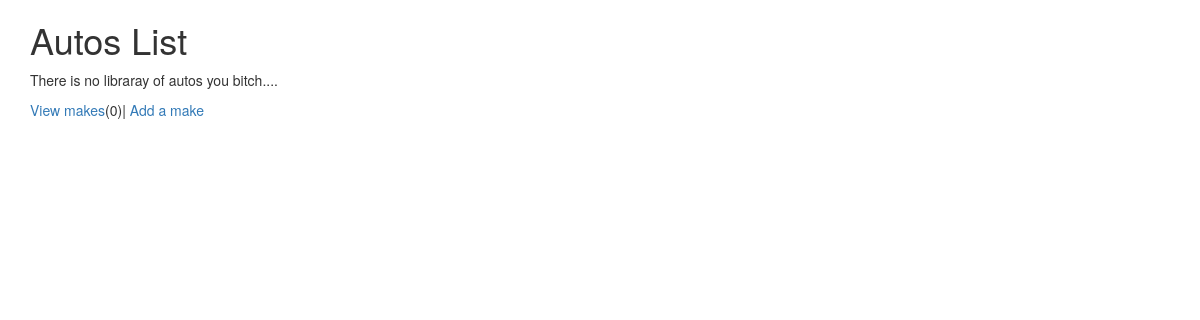
The app's page /autos/ (signed in), older data.
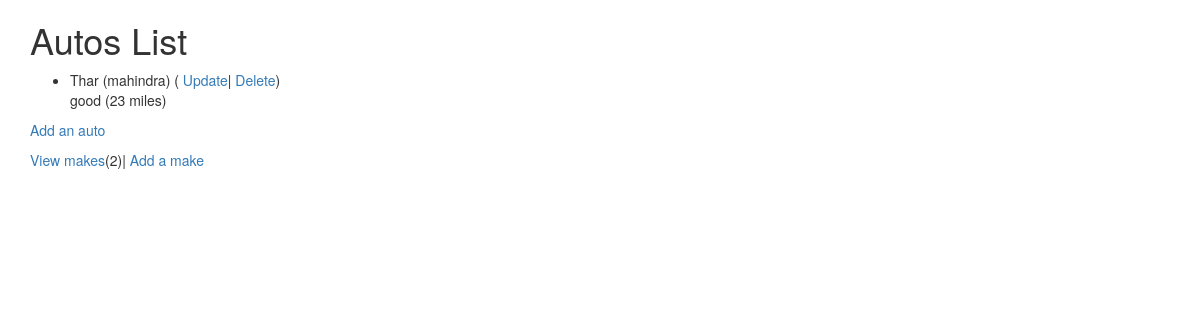
The same page, newer data.
### autos/models.py (models this page shows, shortened)
class Autos(models.Model):
    nickname = models.CharField(max_length=200,
        validators=[MinLengthValidator(2,"nickname should be long enough")]
        )
    mileage = models.PositiveIntegerField()
    comments = models.CharField(max_length=300)
    make = models.ForeignKey(Make,on_delete=models.CASCADE)

class Make(models.Model):
    name = models.CharField(help_text = 'Enter a make (eg. Maruti)', max_length=50,
    validators = [MinLengthValidator(2,"Make must be long enough")])
    def __str__(self):
        return self.name

### autos/views.py (the view)
# urls.py: path("",views.MainView.as_view(),name = "index"),
class MainView(LoginRequiredMixin,View):
    def get(self,request):
        mc = models.Make.objects.all().count()
        al = models.Autos.objects.all()
        ctx = {'make_count':mc,'autos_list':al}
        return render(request,'autos/autos_list.html',ctx)

### autos/templates/autos/autos_list.html
{% extends "base_bootstrap.html" %}
{% block content %}
<h1>
    Autos List
</h1>
{% if autos_list %}
<ul>
    {% for auto in autos_list %}
    <li>
    {{ auto.nickname }} ({{ auto.make }})
    ( <a href="{% url 'autos:autos_update' auto.pk %}">Update</a>|
    <a href="{% url 'autos:autos_delete' auto.pk %}">Delete</a>) <br>
    {{ auto.comments }} ({{ auto.mileage }} miles)
</li>
    {% endfor %}
</ul>
{% else %}
<p>There is no libraray of autos you bitch....</p>
{% endif %}
<p>
    {% if make_count > 0 %}
    <a href="{% url 'autos:autos_create' %}"> Add an auto</a>
    {% endif %}
</p>
<p>
    <a href="{% url 'autos:make_list' %}">View makes</a>({{ make_count}})|
    <a href="{% url 'autos:make_create' %}">Add a make</a>
</p>
{% endblock content %}

### home/templates/base_bootstrap.html (shortened to what this page needs)
<!DOCTYPE html>
<html>
<head>
<link rel="stylesheet"
    href="https://maxcdn.bootstrapcdn.com/bootstrap/3.4.1/css/bootstrap.min.css"
>
<link rel="stylesheet"
    href="https://maxcdn.bootstrapcdn.com/bootstrap/3.4.1/css/bootstrap-theme.min.css"
>
<link rel="stylesheet"
    href="https://code.jquery.com/ui/1.12.1/themes/ui-lightness/jquery-ui.css"
>
<link rel="stylesheet" href="https://use.fontawesome.com/releases/v5.8.1/css/all.css">
<link rel="stylesheet" href="https://use.fontawesome.com/releases/v5.8.1/css/v4-shims.css">
</head>
<body>
<div class="container">
{% block content %}
{% endblock %}
</div>
</body>
</html>

Row changes from the older to the newer data that the page shows:
added Autos: nickname "Thar", make "mahindra", comments "good", mileage "23"
Text that changed along with them:
{{ make_count }}: "0" → "2"
text no longer shown: "There is no libraray of autos you bitch...."
text now shown: "Add an auto"
